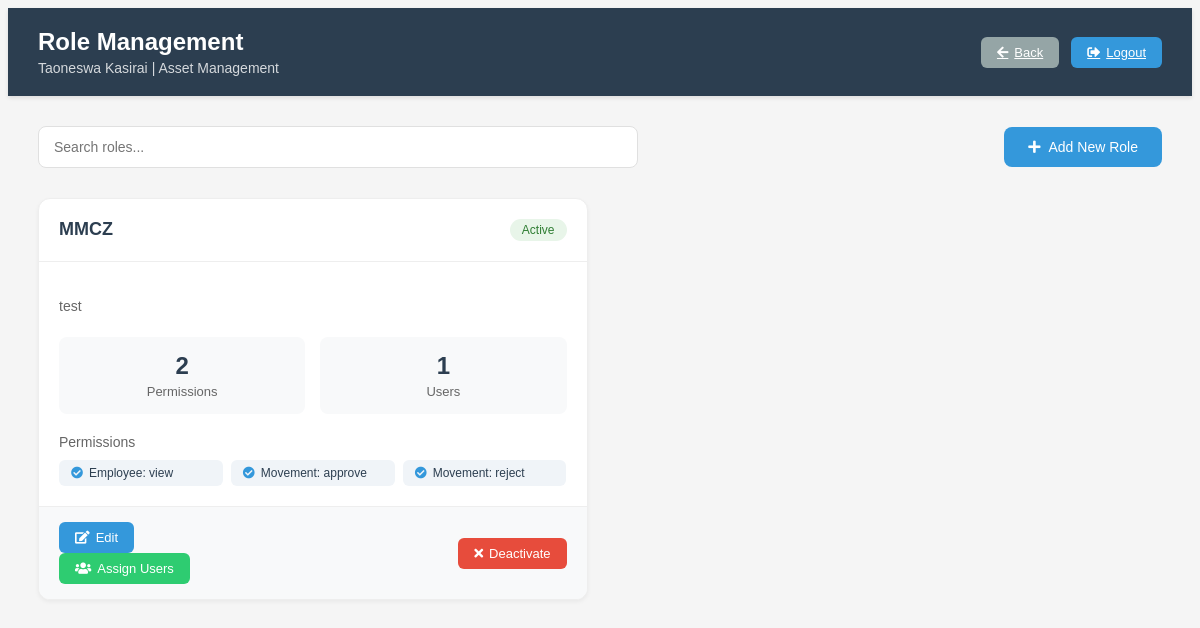
Page /role-management/ (signed in) on the committed database.
### myapp/models.py (models this page shows, shortened)
class Employee(models.Model):
    employee_number = models.CharField(max_length=10, unique=True)
    name = models.CharField(max_length=100)
    surname = models.CharField(max_length=100)
    department = models.ForeignKey(Department, on_delete=models.PROTECT)
    branch = models.CharField(max_length=100)
    section = models.CharField(max_length=100)
    email = models.EmailField(unique=True)
    phone_regex = RegexValidator(
        regex=r'^07\d{8}$',
        message="Phone number must start with '07' and be 10 digits long"
    )
    phone_number = models.CharField(
        validators=[phone_regex],
        max_length=10,
        unique=True
    )
    signature = models.ImageField(
        upload_to='signatures/', null=True, blank=True)
    created_at = models.DateTimeField(auto_now_add=True)
    password = models.CharField(
        max_length=128, default=make_password('defaultpassword'))
    is_first_login = models.BooleanField(default=True)
    is_active = models.BooleanField(default=True)
    roles = models.ManyToManyField(Role, blank=True)
    class Meta:
        ordering = ['surname', 'name']

class Department(models.Model):
    code = models.CharField(max_length=10, unique=True)
    name = models.CharField(max_length=100)
    description = models.TextField(blank=True)
    is_active = models.BooleanField(default=True)
    created_at = models.DateTimeField(auto_now_add=True)
    def __str__(self):
        return self.name
    class Meta:
        ordering = ['name']

class Role(models.Model):
    name = models.CharField(max_length=100, unique=True)
    description = models.TextField(blank=True)
    permissions = models.JSONField(default=dict)
    is_active = models.BooleanField(default=True)
    created_at = models.DateTimeField(auto_now_add=True)
    class Meta:
        ordering = ['name']

### myapp/views.py (the view)
# urls.py: path('role-management/', views.role_management, name='role_management'),
def role_management(request):
    roles = Role.objects.all()
    available_permissions = {
        'Employee': ['view', 'add', 'edit', 'delete'],
        'Department': ['view', 'add', 'edit', 'delete'],
        'Asset': ['view', 'add', 'edit', 'delete'],
        'Report': ['view', 'generate'],
        'Movement': ['view', 'create', 'edit', 'approve', 'reject']
    }
    context = {
        'roles': roles,
        'available_permissions': available_permissions,
        'employee': Employee.objects.get(id=request.session['employee_id']),
        'all_employees': Employee.objects.filter(is_active=True).order_by('surname', 'name')
    }
    return render(request, 'myapp/role_management.html', context)

### myapp/templates/myapp/role_management.html (shortened to what this page needs)
<!DOCTYPE html>
<html>
<head>
    {% load static %}
    <link rel="stylesheet" type="text/css" href="{% static 'myapp/css/style.css' %}">
    <link href="https://cdnjs.cloudflare.com/ajax/libs/font-awesome/5.15.4/css/all.min.css" rel="stylesheet">
</head>
<body>
    <div class="dashboard-header">
        <div class="header-title">
            <h1>Role Management</h1>
            <span class="header-subtitle">{{ employee.name }} {{ employee.surname }} | {{ employee.department }}</span>
        </div>
        <div class="header-actions">
            <a href="{% url 'system_management' %}" class="btn btn-secondary">
                <i class="fas fa-arrow-left"></i> Back
            </a>
            <a href="{% url 'logout' %}" class="btn btn-primary">
                <i class="fas fa-sign-out-alt"></i> Logout
            </a>
        </div>
    </div>
    <div class="main-content">
        <div class="content-header">
            <div class="search-section">
                <input type="text" class="search-box" placeholder="Search roles..." id="roleSearch">
            </div>
            <button class="btn-add-role" onclick="openAddRoleModal()">
                <i class="fas fa-plus"></i> Add New Role
            </button>
        </div>
        <div class="role-grid">
            {% for role in roles %}
            <div class="role-card">
                <div class="role-header">
                    <h3 class="role-title">{{ role.name }}</h3>
                    <span class="role-status {% if role.is_active %}status-active{% else %}status-inactive{% endif %}">
                        {{ role.is_active|yesno:"Active,Inactive" }}
                    </span>
                </div>
                <div class="role-body">
                    <p class="role-description">{{ role.description }}</p>
                    <div class="role-stats">
                        <div class="stat-item">
                            <div class="stat-value">{{ role.permissions|length }}</div>
                            <div class="stat-label">Permissions</div>
                        </div>
                        <div class="stat-item">
                            <div class="stat-value">{{ role.employee_set.count }}</div>
                            <div class="stat-label">Users</div>
                        </div>
                    </div>
                    <div class="permissions-section">
                        <h4 class="permissions-title">Permissions</h4>
                        <div class="permissions-grid">
                            {% for module, actions in role.permissions.items %}
                                {% for action in actions %}
                                <div class="permission-tag">
                                    <i class="fas fa-check-circle"></i>
                                    {{ module }}: {{ action }}
                                </div>
                                {% endfor %}
                            {% endfor %}
                        </div>
                    </div>
                </div>
                <div class="role-actions">
                    <div>
                        <button class="btn btn-edit" onclick="editRole('{{ role.id }}')">
                            <i class="fas fa-edit"></i> Edit
                        </button>
                        <button class="btn btn-assign" onclick="assignUsers('{{ role.id }}')">
                            <i class="fas fa-users"></i> Assign Users
                        </button>
                    </div>
                    <button class="btn btn-delete" onclick="toggleRoleStatus('{{ role.id }}')">
                        <i class="fas {% if role.is_active %}fa-times{% else %}fa-check{% endif %}"></i>
                        {{ role.is_active|yesno:"Deactivate,Activate" }}
                    </button>
                </div>
            </div>
            {% endfor %}
        </div>
    </div>
</body>
</html>

### myapp/static/myapp/css/style.css (style rules this page uses)
body { background-color: #f5f5f5; font-family: Arial, sans-serif; }
.dashboard-header { background: #2c3e50; color: white; padding: 20px; display: flex; justify-content: space-between; align-items: center; }
.header-actions { padding-left: 20px; }

### myapp/templates/myapp/role_management.html (style rules this page uses)
.dashboard-header { background: #2c3e50; padding: 20px 30px; color: white; display: flex; justify-content: space-between; align-items: center; box-shadow: 0 2px 4px rgba(0,0,0,0.1); }
.header-title { display: flex; flex-direction: column; }
.header-title h1 { margin: 0; font-size: 24px; font-weight: 600; }
.header-subtitle { font-size: 14px; opacity: 0.8; margin-top: 4px; }
.header-actions { display: flex; gap: 12px; }
.main-content { padding: 30px; max-width: 1400px; margin: 0 auto; }
.content-header { display: flex; justify-content: space-between; align-items: center; margin-bottom: 30px; }
.search-section { display: flex; gap: 15px; align-items: center; flex: 1; max-width: 600px; }
.search-box { flex: 1; padding: 12px 15px; border: 1px solid #e0e0e0; border-radius: 8px; font-size: 14px; transition: all 0.3s; }
.btn-add-role { background: #3498db; color: white; padding: 12px 24px; border: none; border-radius: 8px; font-size: 14px; cursor: pointer; display: flex; align-items: center; gap: 8px; transition: all 0.3s; }
.role-grid { display: grid; grid-template-columns: repeat(auto-fill, minmax(400px, 1fr)); gap: 25px; margin-top: 20px; }
.role-card { background: white; border-radius: 12px; box-shadow: 0 2px 4px rgba(0,0,0,0.05); transition: all 0.3s; border: 1px solid #eee; overflow: hidden; }
.role-header { padding: 20px; border-bottom: 1px solid #eee; display: flex; justify-content: space-between; align-items: flex-start; }
.role-title { margin: 0; font-size: 18px; color: #2c3e50; font-weight: 600; }
.role-status { padding: 4px 12px; border-radius: 20px; font-size: 12px; font-weight: 500; }
.status-active { background: #e8f5e9; color: #2e7d32; }
.role-body { padding: 20px; }
.role-description { color: #666; font-size: 14px; margin-bottom: 20px; line-height: 1.5; }
.role-stats { display: grid; grid-template-columns: repeat(2, 1fr); gap: 15px; margin-bottom: 20px; }
.stat-item { background: #f8f9fa; padding: 15px; border-radius: 8px; text-align: center; }
.stat-value { font-size: 24px; font-weight: 600; color: #2c3e50; margin-bottom: 4px; }
.stat-label { font-size: 13px; color: #666; }
.permissions-section { margin-top: 20px; }
.permissions-title { font-size: 14px; color: #666; margin-bottom: 10px; font-weight: 500; }
.permissions-grid { display: grid; grid-template-columns: repeat(auto-fill, minmax(150px, 1fr)); gap: 8px; }
.permission-tag { background: #f0f4f8; color: #2c3e50; padding: 6px 12px; border-radius: 6px; font-size: 12px; display: flex; align-items: center; gap: 6px; }
.permission-tag i { font-size: 12px; color: #3498db; }
.role-actions { padding: 15px 20px; background: #f8f9fa; border-top: 1px solid #eee; display: flex; justify-content: space-between; align-items: center; }
.btn { padding: 8px 16px; border-radius: 6px; font-size: 13px; cursor: pointer; transition: all 0.3s; border: none; display: flex; align-items: center; gap: 6px; }
.btn-edit { background: #3498db; color: white; }
.btn-delete { background: #e74c3c; color: white; }
.btn-assign { background: #2ecc71; color: white; }
.btn-secondary { background: #95a5a6; color: white; }
.btn-primary { background: #3498db; color: white; }

### rows in the picture
Employee: name "Taoneswa", surname "Kasirai", department "Asset Management"
Role: name "MMCZ", is_active "Active", description "test", permissions|length "2", employee_set.count "1", actions "Employee" "Movement" "Movement", actions "view" "approve" "reject", is_active "Deactivate"
